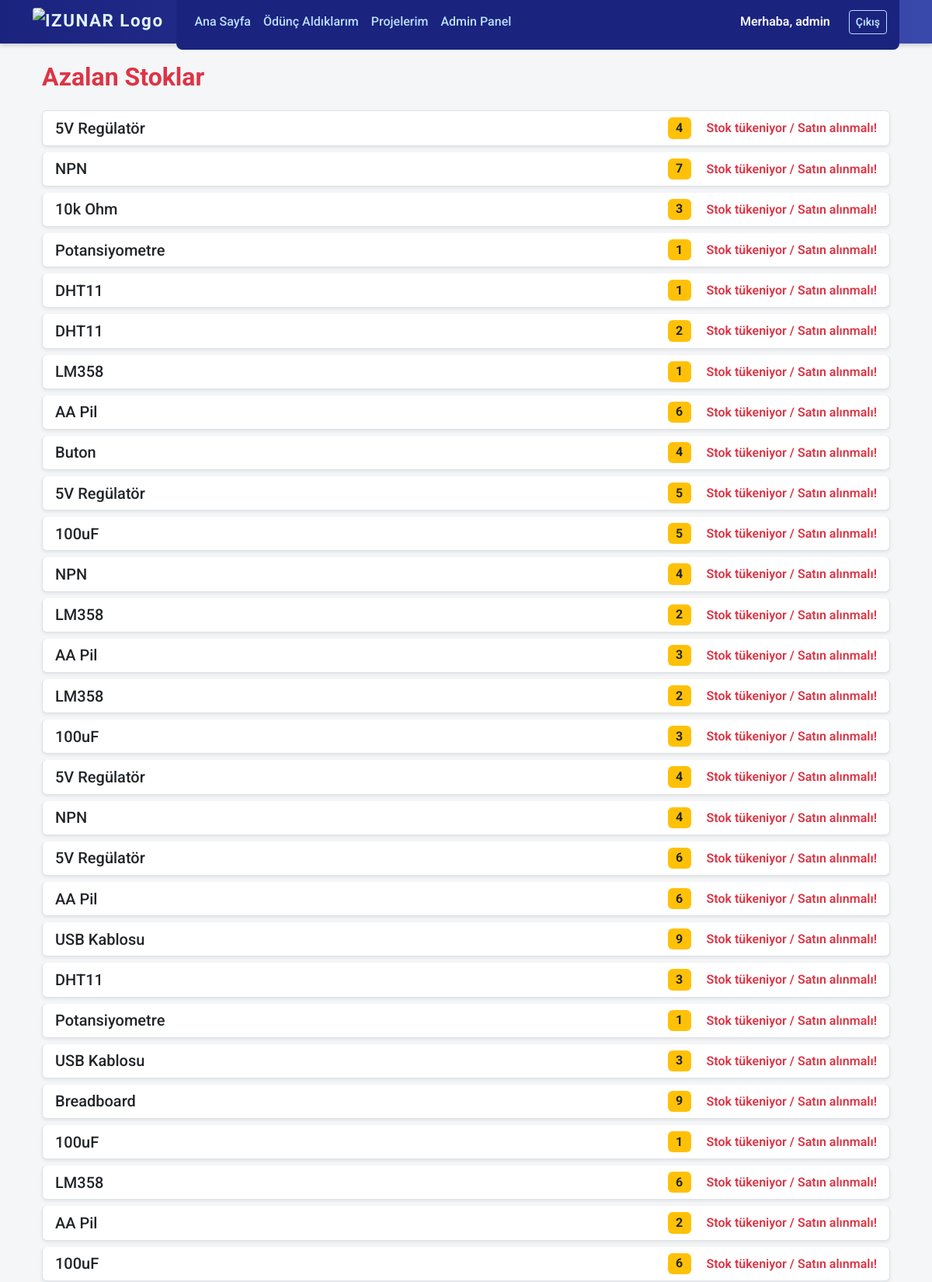
/azalan_stok (signed in, upper part), run on the app's committed database.
### models.py (models this page shows)
class User(db.Model, UserMixin):
    id = db.Column(db.Integer, primary_key=True)
    username = db.Column(db.String(80), unique=True, nullable=False)
    password = db.Column(db.String(120), nullable=False)
    role = db.Column(db.String(20), default="user")  # 'admin' veya 'user'
    can_add_product = db.Column(db.Boolean, default=False)
    @property
    def is_admin(self):
        return self.role == 'admin'

class Component(db.Model):
    id = db.Column(db.Integer, primary_key=True)
    name = db.Column(db.String(120), nullable=False)
    type = db.Column(db.String(100), nullable=True)
    location = db.Column(db.String(150), nullable=True)
    description = db.Column(db.Text, nullable=True)
    quantity = db.Column(db.Integer, nullable=False)
    image_url = db.Column(db.String(300), default="https://via.placeholder.com/300x200?text=Ürün")
    part_number = db.Column(db.String(100), nullable=True)
    code = db.Column(db.String(150), unique=True)
    tags = db.relationship(
        'Tag',
        secondary=component_tag,
        back_populates='components'
    )

### app.py (the view)
@app.route('/azalan_stok')
@login_required
def low_stock():
    low_components = Component.query.filter(Component.quantity < 10).all()
    return render_template('low_stock.html', components=low_components)

### app.py (called while the page is built)
@app.context_processor
def inject_csrf_token():
    return dict(csrf_token=generate_csrf())

@app.context_processor
def inject_timezone():
    return dict(tz=ZoneInfo("Europe/Istanbul"))

@login_manager.user_loader
def load_user(user_id):
    return User.query.get(int(user_id))

### templates/low_stock.html
{% extends "base.html" %}
{% block content %}
<div class="container my-4">
  <h2 class="mb-4 text-danger fw-bold">Azalan Stoklar</h2>
  {% if components %}
  <div class="list-group">
    {% for comp in components %}
    <div class="list-group-item d-flex justify-content-between align-items-center shadow-sm rounded mb-2">
      <div>
        <h5 class="mb-0">{{ comp.name }}</h5>
      </div>
      <div>
        <span class="badge bg-warning text-dark fs-6 me-3">{{ comp.quantity }}</span>
        <span class="text-danger fw-semibold">Stok tükeniyor / Satın alınmalı!</span>
      </div>
    </div>
    {% endfor %}
  </div>
  {% else %}
  <div class="alert alert-success" role="alert">
    Tüm ürünlerin stoğu yeterli.
  </div>
  {% endif %}
</div>
{% endblock %}

### templates/base.html (shortened to what this page needs)
<!DOCTYPE html>
<html lang="tr">
<head>
  <link href="https://cdn.jsdelivr.net/npm/bootstrap@5.3.0/dist/css/bootstrap.min.css" rel="stylesheet" />
  <link href="https://cdn.jsdelivr.net/npm/bootstrap-icons@1.10.5/font/bootstrap-icons.css" rel="stylesheet" />
</head>
<body>
<nav class="navbar navbar-expand-lg">
  <div class="container">
    <a class="navbar-brand" href="https://nar.izu.edu.tr/" target="_blank" rel="noopener noreferrer">
      <img src="https://nar.izu.edu.tr/assets/nar_logo_lowres.png" alt="IZUNAR Logo" />
    </a>
    <div class="collapse navbar-collapse" id="navbarContent">
      <ul class="navbar-nav me-auto mb-2 mb-lg-0">
        <li class="nav-item">
          <a class="nav-link" href="{{ url_for('index') }}">Ana Sayfa</a>
        </li>
        {% if current_user.is_authenticated %}
        <li class="nav-item">
          <a class="nav-link" href="{{ url_for('my_borrowed') }}">Ödünç Aldıklarım</a>
        </li>
        <li class="nav-item">
          <a class="nav-link" href="{{ url_for('my_projects') }}">Projelerim</a>
        </li>
        {% if current_user.is_admin %}
        <li class="nav-item">
          <a class="nav-link" href="{{ url_for('admin_dashboard') }}">Admin Panel</a>
        </li>
        {% endif %}
        {% endif %}
      </ul>
      <div class="d-flex align-items-center gap-2">
        {% if current_user.is_authenticated %}
        <span class="text-light fw-semibold me-3">Merhaba, {{ current_user.username }}</span>
        <a class="btn btn-outline-light btn-sm" href="{{ url_for('logout') }}">Çıkış</a>
        {% else %}
        <a class="btn btn-outline-light btn-sm" href="{{ url_for('login') }}">Giriş</a>
        <a class="btn btn-outline-light btn-sm" href="{{ url_for('register') }}">Kayıt Ol</a>
        {% endif %}
      </div>
    </div>
  </div>
</nav>
<div class="container mt-4">
  {% block content %}{% endblock %}
</div>
</body>
</html>

### templates/base.html (style rules this page uses)
body { font-family: 'Roboto', sans-serif; background-color: #f4f6f8; color: #2c3e50; padding-top: 56px; margin-bottom: 3.5rem; }
.navbar { position: fixed; top: 0; left: 0; right: 0; height: 56px; background: linear-gradient(90deg, #1a237e 0%, #3949ab 100%); box-shadow: 0 2px 6px rgba(0, 0, 0, 0.2); transition: top 0.3s ease; z-index: 1030; }
.navbar-brand { display: flex; align-items: center; gap: 0.5rem; font-weight: 700; font-size: 1.4rem; letter-spacing: 1.5px; color: #e3f2fd !important; }
.navbar-brand img { height: 36px; width: auto; border-radius: 4px; }
.navbar-nav .nav-link { color: #bbdefb !important; font-weight: 500; transition: color 0.3s ease; }
.btn-outline-light { border-color: #bbdefb; color: #bbdefb; font-weight: 600; transition: all 0.3s ease; }
.navbar-collapse { background-color: #1a237e !important; border-radius: 0.5rem; padding: 1rem; animation: slideIn 0.4s ease forwards; }

### data on the page
User: username "admin"
Component: name "5V Regülatör", quantity "4"
Component: name "NPN", quantity "7"
Component: name "10k Ohm", quantity "3"
Component: name "Potansiyometre", quantity "1"
Component: name "DHT11", quantity "1"
Component: name "DHT11", quantity "2"
Component: name "LM358", quantity "1"
Component: name "AA Pil", quantity "6"
Component: name "Buton", quantity "4"
Component: name "5V Regülatör", quantity "5"
Component: name "100uF", quantity "5"
Component: name "NPN", quantity "4"
Component: name "LM358", quantity "2"
Component: name "AA Pil", quantity "3"
Component: name "LM358", quantity "2"
Component: name "100uF", quantity "3"
Component: name "5V Regülatör", quantity "4"
Component: name "NPN", quantity "4"
Component: name "5V Regülatör", quantity "6"
Component: name "AA Pil", quantity "6"
Component: name "USB Kablosu", quantity "9"
Component: name "DHT11", quantity "3"
Component: name "Potansiyometre", quantity "1"
Component: name "USB Kablosu", quantity "3"
Component: name "Breadboard", quantity "9"
Component: name "100uF", quantity "1"
Component: name "LM358", quantity "6"
Component: name "AA Pil", quantity "2"
Component: name "100uF", quantity "6"
